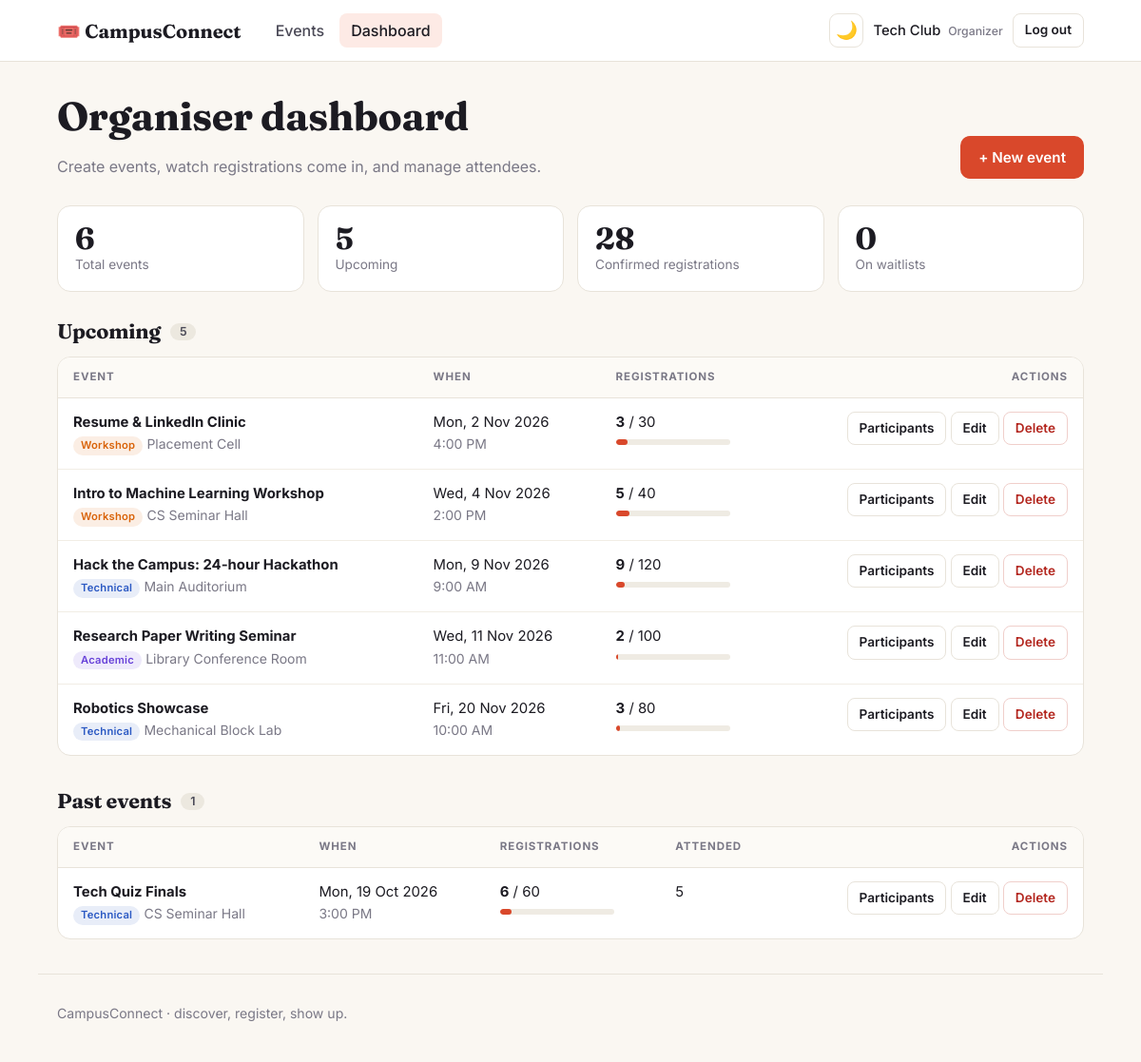
The app's page /dashboard (signed in) with its own data.
### tables this page shows
CREATE TABLE users (
    id INTEGER PRIMARY KEY AUTOINCREMENT,
    name TEXT NOT NULL,
    email TEXT NOT NULL UNIQUE,
    usn TEXT,
    department TEXT,
    password_hash TEXT NOT NULL,
    role TEXT NOT NULL CHECK (role IN ('student', 'organizer')),
    created_at TEXT NOT NULL
);

CREATE TABLE events (
    id INTEGER PRIMARY KEY AUTOINCREMENT,
    title TEXT NOT NULL,
    description TEXT NOT NULL,
    category TEXT NOT NULL,
    event_date TEXT NOT NULL,
    start_time TEXT NOT NULL,
    end_time TEXT,
    venue TEXT NOT NULL,
    capacity INTEGER NOT NULL DEFAULT 0,
    organizer_id INTEGER NOT NULL REFERENCES users(id) ON DELETE CASCADE,
    created_at TEXT NOT NULL
);

### backend/app.py (the view)
@app.route("/dashboard")
@organizer_required
def dashboard():
    rows = get_db().execute(EVENT_SQL + " WHERE e.organizer_id = ? ORDER BY e.event_date DESC, e.start_time",
                            (g.user["id"],)).fetchall()
    events = [decorate(r) for r in rows]
    upcoming = [e for e in events if not e["is_past"]]
    stats = {
        "events": len(events),
        "upcoming": len(upcoming),
        "registrations": sum(e["confirmed"] for e in events),
        "waitlisted": sum(e["waitlisted"] for e in events),
    }
    upcoming.sort(key=lambda e: (e["event_date"], e["start_time"]))
    past = [e for e in events if e["is_past"]]
    return render_template("dashboard.html", upcoming=upcoming, past=past, stats=stats)

### backend/app.py (called while the page is built, shortened)
def get_db():
    if "db" not in g:
        g.db = sqlite3.connect(DB_PATH)
        g.db.row_factory = sqlite3.Row
        g.db.execute("PRAGMA foreign_keys = ON")
    return g.db

def today_iso():
    return date.today().isoformat()

def _d(s):
    return datetime.strptime(s, "%Y-%m-%d")

@app.template_filter("fdate")
def fdate(s):
    d = _d(s)
    return f"{d.strftime('%a')}, {d.day} {d.strftime('%b %Y')}"

@app.template_filter("ftime")
def ftime(s):
    if not s:
        return ""
    t = datetime.strptime(s, "%H:%M")
    return f"{t.hour % 12 or 12}:{t.minute:02d} {'AM' if t.hour < 12 else 'PM'}"

@app.context_processor
def inject_globals():
    return {"CATEGORIES": CATEGORIES, "today": today_iso(), "csrf_token": csrf_token}

def csrf_token():
    if "_csrf" not in session:
        session["_csrf"] = secrets.token_hex(16)
    return session["_csrf"]

@app.before_request
def load_user_and_check_csrf():
    g.user = None
    uid = session.get("user_id")
    if uid:
        g.user = get_db().execute("SELECT * FROM users WHERE id = ?", (uid,)).fetchone()
        if g.user is None:
            session.pop("user_id", None)

def organizer_required(view):
    @wraps(view)
    def wrapped(*a, **kw):
        if g.user is None:
            flash("Please log in to continue.", "info")
            return redirect(url_for("login", next=request.full_path.rstrip("?")))
        if g.user["role"] != "organizer":
            abort(403)
        return view(*a, **kw)
    return wrapped

def decorate(row):
    e = dict(row)
    cap = e["capacity"]
    e["is_past"] = e["event_date"] < today_iso()
    e["unlimited"] = cap == 0
    e["spots_left"] = None if cap == 0 else max(cap - e["confirmed"], 0)
    e["is_full"] = cap > 0 and e["confirmed"] >= cap
    e["fill_pct"] = 0 if cap == 0 else min(100, round(100 * e["confirmed"] / cap))
    return e

### frontend/templates/dashboard.html (shortened to what this page needs)
{% extends "base.html" %}
{% block content %}
<section class="page-head page-head-row">
  <div>
    <h1>Organiser dashboard</h1>
    <p class="muted">Create events, watch registrations come in, and manage attendees.</p>
  </div>
  <a class="btn btn-primary" href="{{ url_for('event_new') }}">+ New event</a>
</section>
<div class="stats">
  <div class="stat"><span class="n">{{ stats.events }}</span><span class="l">Total events</span></div>
  <div class="stat"><span class="n">{{ stats.upcoming }}</span><span class="l">Upcoming</span></div>
  <div class="stat"><span class="n">{{ stats.registrations }}</span><span class="l">Confirmed registrations</span></div>
  <div class="stat"><span class="n">{{ stats.waitlisted }}</span><span class="l">On waitlists</span></div>
</div>
{% macro table(items, past=False) %}
<div class="table-wrap">
<table class="table">
  <thead><tr><th>Event</th><th>When</th><th>Registrations</th>{% if past %}<th>Attended</th>{% endif %}<th class="right">Actions</th></tr></thead>
  <tbody>
  {% for e in items %}
    <tr>
      <td>
        <a href="{{ url_for('event_detail', event_id=e.id) }}"><strong>{{ e.title }}</strong></a>
        <div><span class="chip chip-sm cat-{{ e.category|lower }}">{{ e.category }}</span> <span class="muted small">{{ e.venue }}</span></div>
      </td>
      <td class="nowrap">{{ e.event_date|fdate }}<div class="muted small">{{ e.start_time|ftime }}</div></td>
      <td>
        <strong>{{ e.confirmed }}</strong>{% if not e.unlimited %} / {{ e.capacity }}{% endif %}
        {% if not e.unlimited %}<div class="meter"><span style="width: {{ e.fill_pct }}%"></span></div>{% endif %}
      </td>
      {% if past %}<td>{{ e.attended_count }}</td>{% endif %}
      <td class="right nowrap">
        <a class="btn btn-ghost btn-sm" href="{{ url_for('participants', event_id=e.id) }}">Participants</a>
        <a class="btn btn-ghost btn-sm" href="{{ url_for('event_edit', event_id=e.id) }}">Edit</a>
        <form class="inline" method="post" action="{{ url_for('event_delete', event_id=e.id) }}"
              onsubmit="return confirm('Delete “{{ e.title|replace("'", "") }}” and its {{ e.confirmed + e.waitlisted }} registration(s)? This can\'t be undone.')">
          <button class="btn btn-danger btn-sm">Delete</button>
        </form>
      </td>
    </tr>
  {% endfor %}
  </tbody>
</table>
</div>
{% endmacro %}
<h2 class="section">Upcoming <span class="count-pill">{{ upcoming|length }}</span></h2>
{% if upcoming %}{{ table(upcoming) }}{% else %}
  <div class="empty"><h3>No upcoming events</h3><p>Publish your first one and students can start registering.</p><a class="btn btn-primary" href="{{ url_for('event_new') }}">Create an event</a></div>
{% endif %}
{% if past %}
  <h2 class="section">Past events <span class="count-pill">{{ past|length }}</span></h2>
  {{ table(past, True) }}
{% endif %}
{% endblock %}

### frontend/templates/base.html (shortened to what this page needs)
<!doctype html>
<html lang="en">
<head>
  <link rel="stylesheet" href="{{ url_for('static', filename='style.css') }}">
</head>
<body>
  <header class="topbar">
    <div class="wrap topbar-inner">
      <a class="brand" href="{{ url_for('index') }}"><span class="brand-mark">🎟️</span> CampusConnect</a>
      <nav class="nav">
        <a href="{{ url_for('index') }}" class="{{ 'active' if request.endpoint == 'index' }}">Events</a>
        {% if g.user and g.user.role == 'student' %}
          <a href="{{ url_for('my_events') }}" class="{{ 'active' if request.endpoint == 'my_events' }}">My events</a>
        {% elif g.user and g.user.role == 'organizer' %}
          <a href="{{ url_for('dashboard') }}" class="{{ 'active' if request.endpoint == 'dashboard' }}">Dashboard</a>
        {% endif %}
      </nav>
      <div class="nav-right">
        <button id="themeToggle" class="theme-btn" type="button" aria-label="Toggle theme" title="Toggle light/dark mode">
          <span class="icon-moon">🌙</span>
        </button>
        {% if g.user %}
          <span class="who">{{ g.user.name }} <small>{{ g.user.role }}</small></span>
          <form method="post" action="{{ url_for('logout') }}">
            <button class="btn btn-ghost btn-sm">Log out</button>
          </form>
        {% else %}
          <a class="btn btn-ghost btn-sm" href="{{ url_for('login') }}">Log in</a>
          <a class="btn btn-primary btn-sm" href="{{ url_for('signup') }}">Sign up</a>
        {% endif %}
      </div>
    </div>
  </header>
  <main class="wrap">
    {% block content %}{% endblock %}
  </main>
  <footer class="footer wrap">
    <span>CampusConnect · discover, register, show up.</span>
  </footer>
</body>
</html>

### records on screen
users: user.name "Tech Club", user.role "Organizer"
events: title "Resume & LinkedIn Clinic", category "Workshop", venue "Placement Cell", event_date|fdate "Mon, 2 Nov 2026", start_time|ftime "4:00 PM", confirmed "3", capacity "30", {{ e.fill_pct }} 10 (drawn)
events: title "Intro to Machine Learning Workshop", category "Workshop", venue "CS Seminar Hall", event_date|fdate "Wed, 4 Nov 2026", start_time|ftime "2:00 PM", confirmed "5", capacity "40", {{ e.fill_pct }} 12 (drawn)
events: title "Hack the Campus: 24-hour Hackathon", category "Technical", venue "Main Auditorium", event_date|fdate "Mon, 9 Nov 2026", start_time|ftime "9:00 AM", confirmed "9", capacity "120", {{ e.fill_pct }} 8 (drawn)
events: title "Research Paper Writing Seminar", category "Academic", venue "Library Conference Room", event_date|fdate "Wed, 11 Nov 2026", start_time|ftime "11:00 AM", confirmed "2", capacity "100"
events: title "Robotics Showcase", category "Technical", venue "Mechanical Block Lab", event_date|fdate "Fri, 20 Nov 2026", start_time|ftime "10:00 AM", confirmed "3", capacity "80", {{ e.fill_pct }} 4 (drawn)
events: title "Tech Quiz Finals", category "Technical", venue "CS Seminar Hall", event_date|fdate "Mon, 19 Oct 2026", start_time|ftime "3:00 PM", confirmed "6", capacity "60", {{ e.fill_pct }} 10 (drawn), attended_count "5"

### other values on screen
{{ stats.events }} "6"
{{ stats.upcoming }} "5"
{{ stats.registrations }} "28"
{{ stats.waitlisted }} "0"
{{ upcoming|length }} "5"
{{ past|length }} "1"
